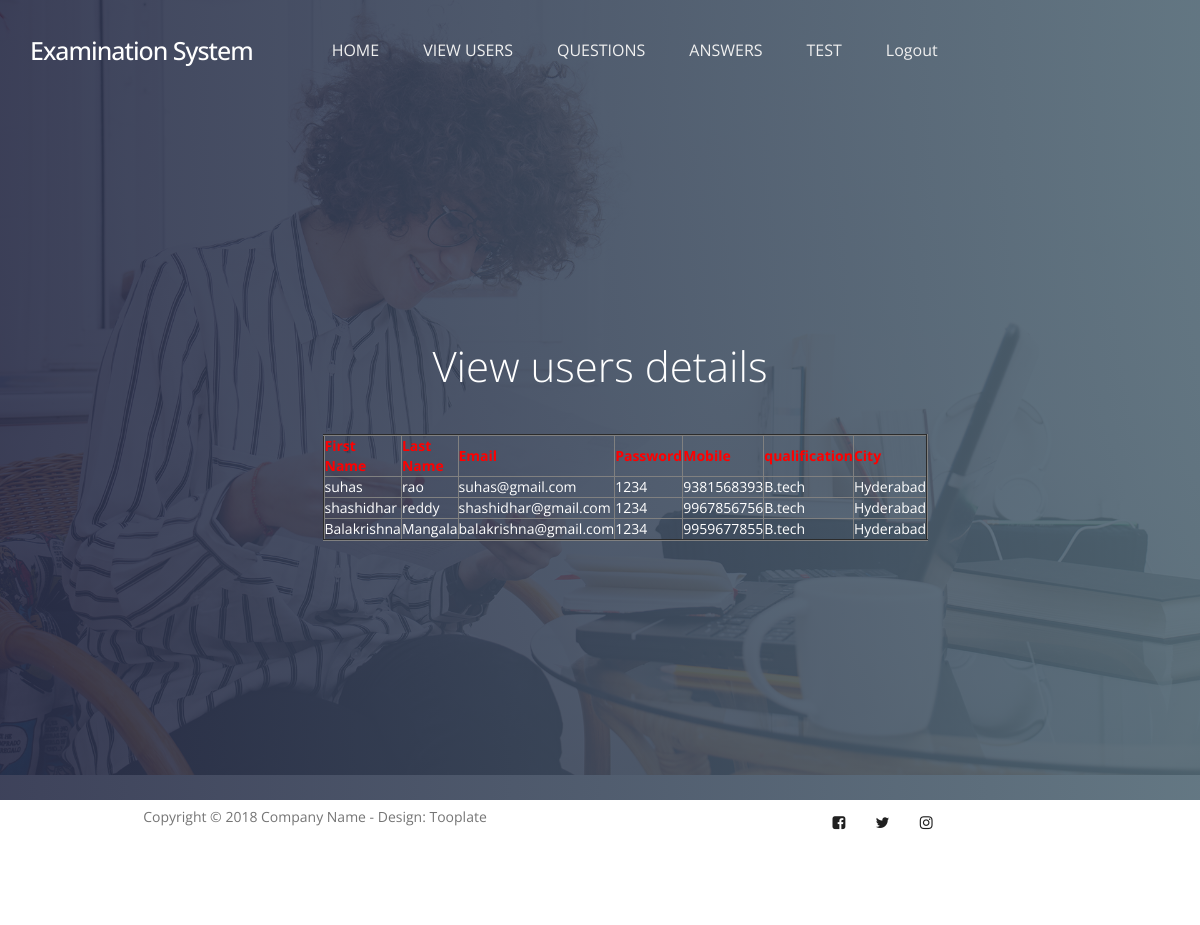
The page /usersdata/ on the database its author committed.
### user/models.py (models this page shows, shortened)
class user(models.Model):
    firstname = models.CharField(max_length=50)
    lastname = models.CharField(max_length=50)
    email = models.EmailField()
    passwd = models.CharField(max_length=40)
    mobileno = models.CharField(max_length=50, default="", editable=True)
    qualification = models.CharField(max_length=40)
    city = models.CharField(max_length=50)
    status = models.CharField(max_length=40,default="", editable=True)
    class Meta:
        db_table='userregister'

### examination/views.py (the view)
# urls.py: path('usersdata/', examination.usersdata, name='usersdata'),
def usersdata(request):
    object = user.objects.all()
    return render(request,"examination/userdata.html",{"object":object})

### assets/templates/examination/userdata.html
{% extends 'examinationbase.html' %}
{% load static %}
{% block contents %}
<section id="home" data-stellar-background-ratio="0.5">
          <div class="overlay"></div>
          <div class="container">
               <div class="row">
                    <div class="col-md-offset-3 col-md-6 col-sm-12">
                         <div class="home-info">
                              <h1 style="color:white">View users details </h1>
                            <center><table border="2px solid blue" align="center">
                                  <tr><th style="color:red">First Name</th>
                                    <th style="color:red">Last Name</th>
                                    <th style="color:red">Email</th>
                                    <th style="color:red">Password</th>
                                    <th style="color:red">Mobile</th>
                                    <th style="color:red">qualification</th>
                                    <th style="color:red">City</th>
                                  </tr>
                              {% for x in object %}
                                  <tr style="color:white">
                                    <td>{{x.firstname}}</td>
                                    <td>{{x.lastname}}</td>
                                    <td>{{x.email}}</td>
                                    <td>{{x.passwd}}</td>
                                    <td>{{x.mobileno}}</td>
                                    <td>{{x.qualification}}</td>
                                    <td>{{x.city}}</td>
                                     </tr>
                                    {% endfor %}
                            </table></center>
                         </div>
                    </div>
               </div>
          </div>
     </section>
{% endblock %}

### assets/static/css/tooplate-style.css (style rules this page uses)
body { font-family: 'Open Sans', sans-serif; overflow-x: hidden; background: #f9f9f9; }
h1,h2,h3,h4,h5,h6 { font-weight: 300; line-height: normal; }
h1 { font-size: 3em; }
html { -webkit-font-smoothing: antialiased; }
section { position: relative; padding: 100px 0; }
.overlay { background: #536976; background: -webkit-linear-gradient(to right, #292E49, #536976); background: linear-gradient(to right, #292E49, #536976); opacity: 0.9; position: absolute; top: 0; right: 0; bottom: 0; left: 0; width: 100%; height: 100%; }
#home { background: url('../images/home-bg.jpg') no-repeat center center; background-size: cover; vertical-align: middle; display: -webkit-box; display: -webkit-flex; display: -ms-flexbox; display: flex; -webkit-box-align: center; -webkit-align-items: center; -ms-flex-align: center; align-items: center; min-height: 100vh; position: relative; padding-top: 12em; text-align: center; }
#home h1 { color: #ffffff; margin-top: 10px; margin-bottom: 40px; }
.home-info { margin-top: 7em; }
@media only screen and (max-width: 1200px) { .home-info { margin-top: 0; } }

### rows shown on the page
user: firstname "suhas", lastname "rao", email "suhas@gmail.com", passwd "1234", mobileno "9381568393", qualification "B.tech", city "Hyderabad"
user: firstname "shashidhar", lastname "reddy", email "shashidhar@gmail.com", passwd "1234", mobileno "9967856756", qualification "B.tech", city "Hyderabad"
user: firstname "Balakrishna", lastname "Mangala", email "balakrishna@gmail.com", passwd "1234", mobileno "9959677855", qualification "B.tech", city "Hyderabad"
